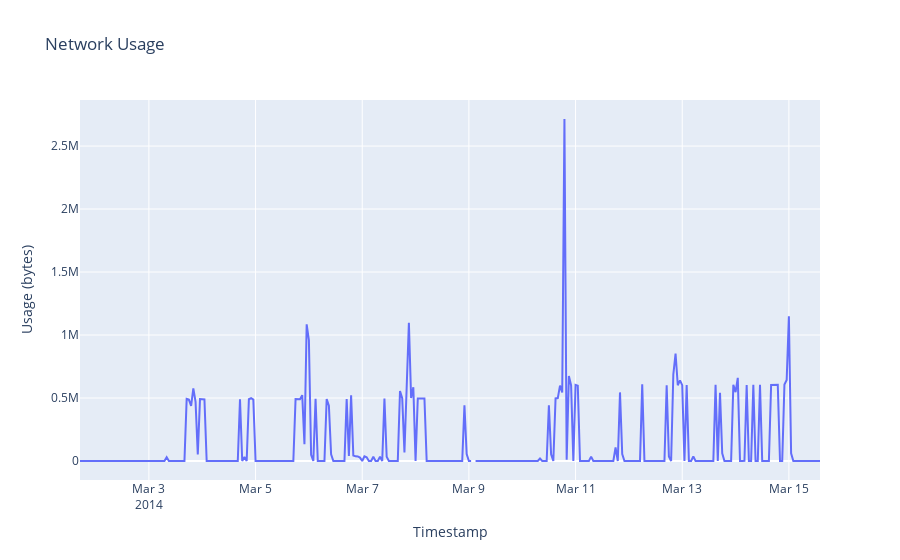

The notebook cell this image was saved under:
### Code cell
#express to plot entire data
fig = px.line(df.reset_index(), x='timestamp', y='value', labels={
                     "timestamp": "Timestamp",
                     "value": "Usage (bytes)"
                 },
                title='Network Usage')
fig.show()

### Figure 1 — Plotly figure (JSON) as saved in the notebook; plotly's stock layout.template omitted (floating-point values rounded to 4 significant figures; data arrays with more than 128 entries replaced by an {"elided": "..."} marker saying what was removed)
{"data": [{"hovertemplate": "Timestamp=%{x}<br>Usage (bytes)=%{y}<extra></extra>", "legendgroup": "", "line": {"color": "#636efa", "dash": "solid"}, "marker": {"symbol": "circle"}, "mode": "lines", "name": "", "orientation": "v", "showlegend": false, "type": "scatter", "x": {"elided": "334 str values"}, "xaxis": "x", "y": {"elided": "334 float values"}, "yaxis": "y"}], "layout": {"autosize": true, "legend": {"tracegroupgap": 0}, "title": {"text": "Network Usage"}, "xaxis": {"anchor": "y", "autorange": true, "domain": [0, 1], "range": ["2014-03-01 17:00", "2014-03-15 14:00"], "title": {"text": "Timestamp"}, "type": "date"}, "yaxis": {"anchor": "x", "autorange": true, "domain": [0, 1], "range": [-150800.0, 2866000.0], "title": {"text": "Usage (bytes)"}, "type": "linear"}}}
